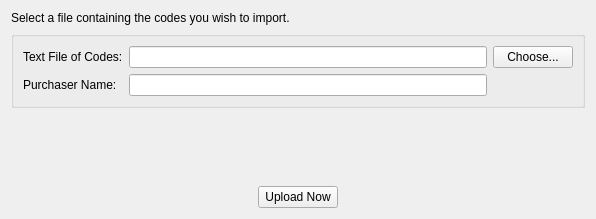
<?xml version="1.0" encoding="UTF-8"?>
<ui version="4.0">
 <class>IOSVPPManualUploadWidget</class>
 <widget class="QWidget" name="IOSVPPManualUploadWidget">
  <property name="geometry">
   <rect>
    <x>0</x>
    <y>0</y>
    <width>596</width>
    <height>219</height>
   </rect>
  </property>
  <property name="windowTitle">
   <string>Manual VPP Code Upload</string>
  </property>
  <property name="toolTip">
   <string/>
  </property>
  <layout class="QGridLayout" name="gridLayout_2">
   <item row="0" column="0">
    <widget class="QLabel" name="lblDescription">
     <property name="text">
      <string>Select a file containing the codes you wish to import. </string>
     </property>
     <property name="wordWrap">
      <bool>true</bool>
     </property>
     <property name="textInteractionFlags">
      <set>Qt::NoTextInteraction</set>
     </property>
    </widget>
   </item>
   <item row="1" column="0">
    <widget class="QGroupBox" name="groupBox">
     <property name="toolTip">
      <string>Select a file containing the codes you wish to import.  Each line in the file can contain either the full http address you received from Apple, or just the redemption code. 

The full http link looks similar to: 
  https://buy.itunes.apple.com/WebObjects/MZFinance.woa/wa/com.apple.jingle.app.finance.DirectAction/freeProductCodeWizard?code=XXYYZZ12345&amp;mt=8

The code itself is just: 
  XXYYZZ12345</string>
     </property>
     <property name="title">
      <string/>
     </property>
     <property name="flat">
      <bool>false</bool>
     </property>
     <layout class="QGridLayout" name="gridLayout">
      <item row="0" column="0">
       <widget class="QLabel" name="lblTextFileName">
        <property name="text">
         <string>Text File of Codes:</string>
        </property>
       </widget>
      </item>
      <item row="0" column="1">
       <widget class="QLineEdit" name="lineEditTextFile"/>
      </item>
      <item row="0" column="2">
       <widget class="QPushButton" name="pbChoose">
        <property name="text">
         <string>Choose...</string>
        </property>
       </widget>
      </item>
      <item row="1" column="0">
       <widget class="QLabel" name="lblPurchaserName">
        <property name="text">
         <string>Purchaser Name:</string>
        </property>
       </widget>
      </item>
      <item row="1" column="1">
       <widget class="QLineEdit" name="lineEditPurchaser">
        <property name="toolTip">
         <string>The name of the person that purchased the codes - for information purposes only</string>
        </property>
       </widget>
      </item>
     </layout>
    </widget>
   </item>
   <item row="3" column="0">
    <layout class="QHBoxLayout" name="horizontalLayout">
     <item>
      <spacer name="horizontalSpacer">
       <property name="orientation">
        <enum>Qt::Horizontal</enum>
       </property>
       <property name="sizeHint" stdset="0">
        <size>
         <width>40</width>
         <height>20</height>
        </size>
       </property>
      </spacer>
     </item>
     <item>
      <widget class="QPushButton" name="pbUpload">
       <property name="text">
        <string>Upload Now</string>
       </property>
      </widget>
     </item>
     <item>
      <spacer name="horizontalSpacer_2">
       <property name="orientation">
        <enum>Qt::Horizontal</enum>
       </property>
       <property name="sizeHint" stdset="0">
        <size>
         <width>40</width>
         <height>20</height>
        </size>
       </property>
      </spacer>
     </item>
    </layout>
   </item>
   <item row="2" column="0">
    <spacer name="verticalSpacer">
     <property name="orientation">
      <enum>Qt::Vertical</enum>
     </property>
     <property name="sizeHint" stdset="0">
      <size>
       <width>20</width>
       <height>40</height>
      </size>
     </property>
    </spacer>
   </item>
  </layout>
 </widget>
 <tabstops>
  <tabstop>lineEditTextFile</tabstop>
  <tabstop>pbChoose</tabstop>
  <tabstop>lineEditPurchaser</tabstop>
  <tabstop>pbUpload</tabstop>
 </tabstops>
 <resources/>
 <connections/>
</ui>
